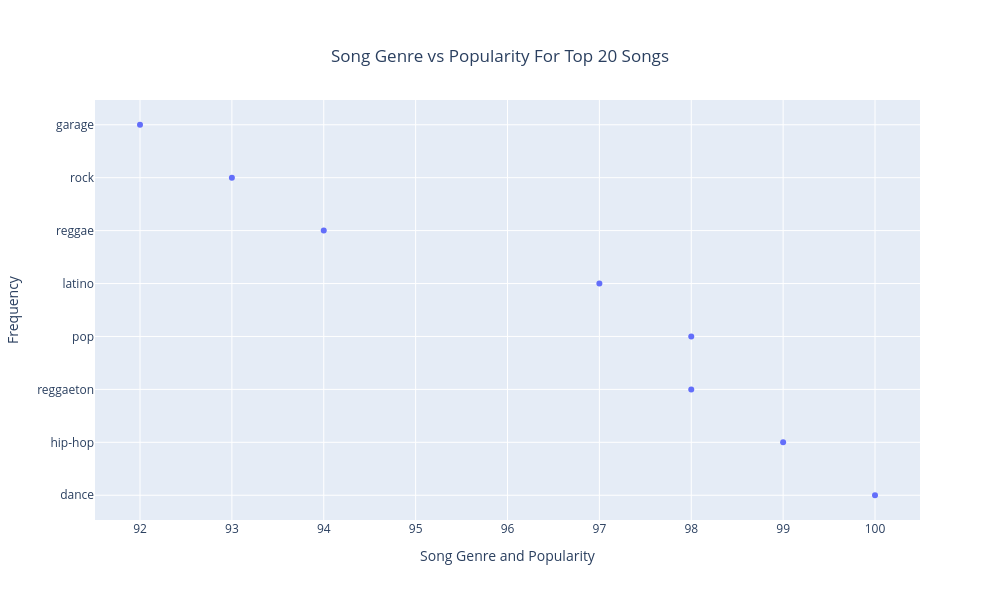

Write notebook code for a chart like this one.
### Markdown cell above
## Check For Correlation Between Popularity Against Genre

### Code cell
#check for correlation between popularity against genre
#delete pure duplicates
dfSpotify_DataSet_Temp = dfSpotify_DataSet_Work.sort_values(by='popularity', ascending=False).drop_duplicates(
    subset=["artists","album_name","track_name"], keep='first').head(20)

#delete duplicate genre values
dfSpotify_DataSet_Temp = dfSpotify_DataSet_Temp.drop_duplicates(subset=["track_genre"], keep='first')

#plotly scatter plot
# Create a scatter plot using Plotly
fig = px.scatter(dfSpotify_DataSet_Temp, x="popularity", y="track_genre", title="Track Genre vs Popularity For Top 20 Songs")
fig.update_layout(title={"text": "Song Genre vs Popularity For Top 20 Songs", "x": 0.5, "xanchor": "center", "yanchor": "top"},
                  xaxis_title="Song Genre and Popularity",
                  yaxis_title="Frequency",
                  height=600, width=1000)
fig.show()

### Figure 1 — Plotly figure (JSON) as saved in the notebook; plotly's stock layout.template omitted (floating-point values rounded to 4 significant figures)
{"data": [{"hovertemplate": "popularity=%{x}<br>track_genre=%{y}<extra></extra>", "legendgroup": "", "marker": {"color": "#636efa", "symbol": "circle"}, "mode": "markers", "name": "", "orientation": "h", "showlegend": false, "type": "scatter", "x": [100, 99, 98, 98, 97, 94, 93, 92], "xaxis": "x", "y": ["dance", "hip-hop", "reggaeton", "pop", "latino", "reggae", "rock", "garage"], "yaxis": "y"}], "layout": {"height": 600, "legend": {"tracegroupgap": 0}, "title": {"text": "Song Genre vs Popularity For Top 20 Songs", "x": 0.5, "xanchor": "center", "yanchor": "top"}, "width": 1000, "xaxis": {"anchor": "y", "domain": [0, 1], "title": {"text": "Song Genre and Popularity"}}, "yaxis": {"anchor": "x", "domain": [0, 1], "title": {"text": "Frequency"}}}}
